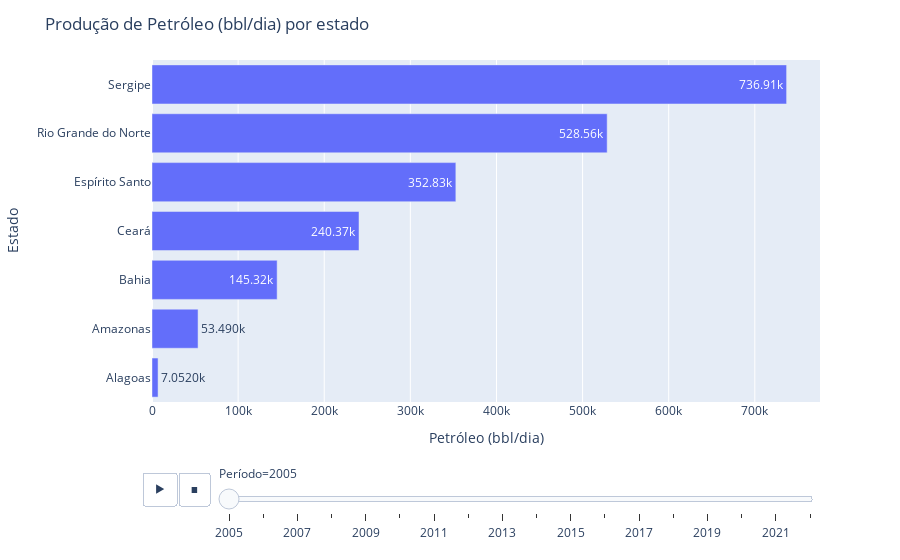

This figure's notebook cell:
### Markdown cell above
#### 2.2.3 Barra horizontal com agrupamento por estado

Mostrar a quantidade de petroleo e gás individualmente, talvez adicionar os valores

### Code cell
variavel = 'Petróleo (bbl/dia)'
plot_bar_horizontal(dataset_estados, variavel)

#plot_bar_horizontal(dataset_estados, 'Gás Natural (Mm³/dia)')

### Figure 1 — Plotly figure (JSON) as saved in the notebook; plotly's stock layout.template omitted (floating-point values rounded to 4 significant figures)
{"data": [{"alignmentgroup": "True", "hovertemplate": "Período=2005<br>Petróleo (bbl/dia)=%{x}<br>Estado=%{y}<extra></extra>", "legendgroup": "", "marker": {"color": "#636efa", "pattern": {"shape": ""}}, "name": "", "offsetgroup": "", "orientation": "h", "showlegend": false, "textposition": "auto", "texttemplate": "%{x:.5s}", "type": "bar", "x": [7052, 53490, 145320, 240367, 352833, 528557, 736910], "xaxis": "x", "y": ["Alagoas", "Amazonas", "Bahia", "Ceará", "Espírito Santo", "Rio Grande do Norte", "Sergipe"], "yaxis": "y"}], "layout": {"barmode": "relative", "legend": {"tracegroupgap": 0}, "margin": {"t": 60}, "sliders": [{"active": 0, "currentvalue": {"prefix": "Período="}, "len": 0.9, "pad": {"b": 10, "t": 60}, "steps": [{"args": [["2005"], {"frame": {"duration": 0, "redraw": true}, "fromcurrent": true, "mode": "immediate", "transition": {"duration": 0, "easing": "linear"}}], "label": "2005", "method": "animate"}, {"args": [["2006"], {"frame": {"duration": 0, "redraw": true}, "fromcurrent": true, "mode": "immediate", "transition": {"duration": 0, "easing": "linear"}}], "label": "2006", "method": "animate"}, {"args": [["2007"], {"frame": {"duration": 0, "redraw": true}, "fromcurrent": true, "mode": "immediate", "transition": {"duration": 0, "easing": "linear"}}], "label": "2007", "method": "animate"}, {"args": [["2008"], {"frame": {"duration": 0, "redraw": true}, "fromcurrent": true, "mode": "immediate", "transition": {"duration": 0, "easing": "linear"}}], "label": "2008", "method": "animate"}, {"args": [["2009"], {"frame": {"duration": 0, "redraw": true}, "fromcurrent": true, "mode": "immediate", "transition": {"duration": 0, "easing": "linear"}}], "label": "2009", "method": "animate"}, {"args": [["2010"], {"frame": {"duration": 0, "redraw": true}, "fromcurrent": true, "mode": "immediate", "transition": {"duration": 0, "easing": "linear"}}], "label": "2010", "method": "animate"}, {"args": [["2011"], {"frame": {"duration": 0, "redraw": true}, "fromcurrent": true, "mode": "immediate", "transition": {"duration": 0, "easing": "linear"}}], "label": "2011", "method": "animate"}, {"args": [["2012"], {"frame": {"duration": 0, "redraw": true}, "fromcurrent": true, "mode": "immediate", "transition": {"duration": 0, "easing": "linear"}}], "label": "2012", "method": "animate"}, {"args": [["2013"], {"frame": {"duration": 0, "redraw": true}, "fromcurrent": true, "mode": "immediate", "transition": {"duration": 0, "easing": "linear"}}], "label": "2013", "method": "animate"}, {"args": [["2014"], {"frame": {"duration": 0, "redraw": true}, "fromcurrent": true, "mode": "immediate", "transition": {"duration": 0, "easing": "linear"}}], "label": "2014", "method": "animate"}, {"args": [["2015"], {"frame": {"duration": 0, "redraw": true}, "fromcurrent": true, "mode": "immediate", "transition": {"duration": 0, "easing": "linear"}}], "label": "2015", "method": "animate"}, {"args": [["2016"], {"frame": {"duration": 0, "redraw": true}, "fromcurrent": true, "mode": "immediate", "transition": {"duration": 0, "easing": "linear"}}], "label": "2016", "method": "animate"}, {"args": [["2017"], {"frame": {"duration": 0, "redraw": true}, "fromcurrent": true, "mode": "immediate", "transition": {"duration": 0, "easing": "linear"}}], "label": "2017", "method": "animate"}, {"args": [["2018"], {"frame": {"duration": 0, "redraw": true}, "fromcurrent": true, "mode": "immediate", "transition": {"duration": 0, "easing": "linear"}}], "label": "2018", "method": "animate"}, {"args": [["2019"], {"frame": {"duration": 0, "redraw": true}, "fromcurrent": true, "mode": "immediate", "transition": {"duration": 0, "easing": "linear"}}], "label": "2019", "method": "animate"}, {"args": [["2020"], {"frame": {"duration": 0, "redraw": true}, "fromcurrent": true, "mode": "immediate", "transition": {"duration": 0, "easing": "linear"}}], "label": "2020", "method": "animate"}, {"args": [["2021"], {"frame": {"duration": 0, "redraw": true}, "fromcurrent": true, "mode": "immediate", "transition": {"duration": 0, "easing": "linear"}}], "label": "2021", "method": "animate"}, {"args": [["2022"], {"frame": {"duration": 0, "redraw": true}, "fromcurrent": true, "mode": "immediate", "transition": {"duration": 0, "easing": "linear"}}], "label": "2022", "method": "animate"}], "x": 0.1, "xanchor": "left", "y": 0, "yanchor": "top"}], "title": {"text": "Produção de Petróleo (bbl/dia) por estado"}, "updatemenus": [{"buttons": [{"args": [null, {"frame": {"duration": 500, "redraw": true}, "fromcurrent": true, "mode": "immediate", "transition": {"duration": 500, "easing": "linear"}}], "label": "&#9654;", "method": "animate"}, {"args": [[null], {"frame": {"duration": 0, "redraw": true}, "fromcurrent": true, "mode": "immediate", "transition": {"duration": 0, "easing": "linear"}}], "label": "&#9724;", "method": "animate"}], "direction": "left", "pad": {"r": 10, "t": 70}, "showactive": false, "type": "buttons", "x": 0.1, "xanchor": "right", "y": 0, "yanchor": "top"}], "xaxis": {"anchor": "y", "domain": [0, 1], "title": {"text": "Petróleo (bbl/dia)"}}, "yaxis": {"anchor": "x", "domain": [0, 1], "title": {"text": "Estado"}}}}
